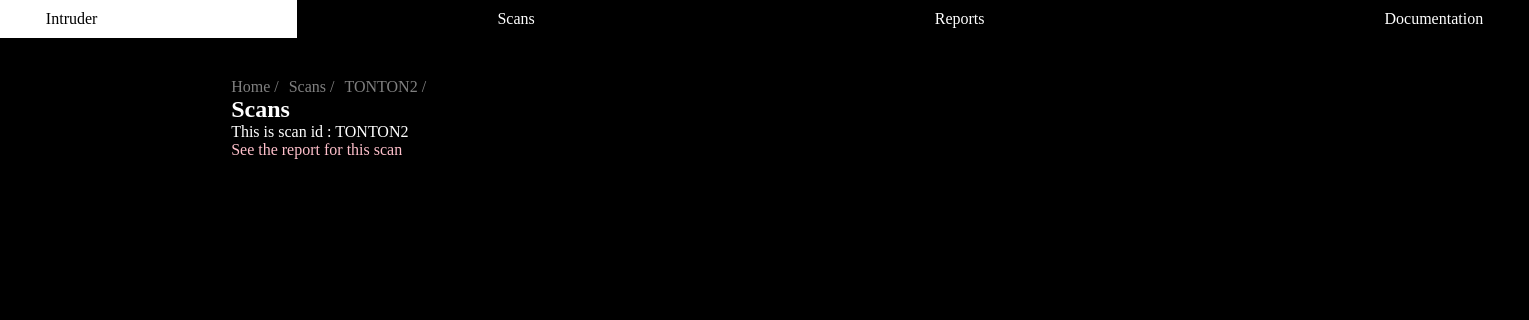
The app's page /home/scans/TONTON2, older data.
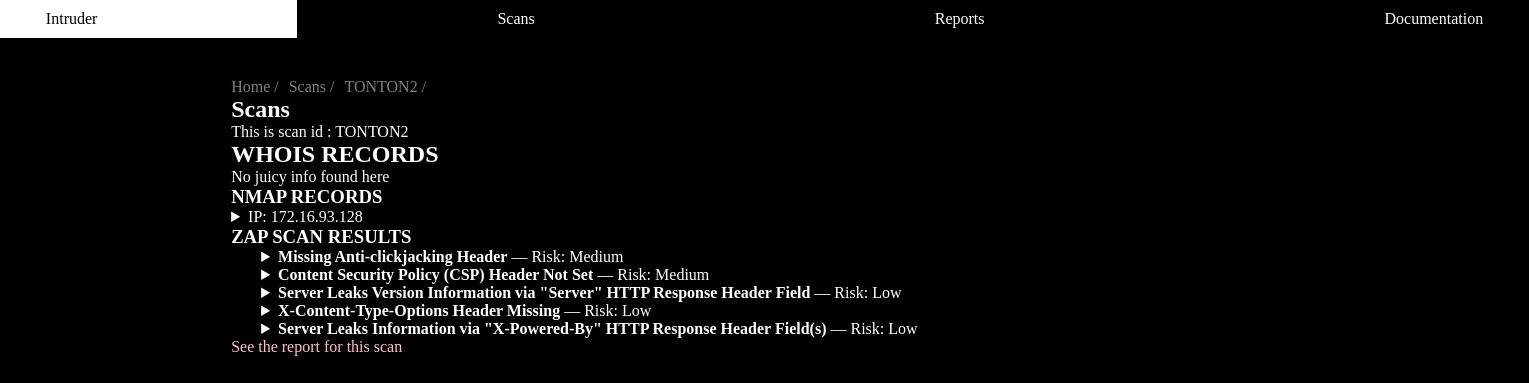
The same page, newer data.
### tables this page shows
CREATE TABLE PROCESSES (
                    id INTEGER PRIMARY KEY AUTOINCREMENT,
                    processType TEXT NOT NULL,
                    processOutput TEXT NOT NULL,
                    nameScan TEXT NOT NULL,
                    FOREIGN KEY(nameScan) REFERENCES SCANS(scanName)
                );

### app/main.py (the view)
@app.route("/home/scans/<scanName>")
def scanDetail(scanName):
    scanDetail = getScansDetails(DB_PATH, scanName)
    scanDetail = convertTuples(scanDetail)
    return render_template("scanBase.html", scan = scanName, scansContent = scanDetail)

### database/database.py (called while the page is built)
def getScansDetails(db_path='database.db', scanName="default"):
    try:
        with sqlite3.connect(db_path) as conn:
            cursor = conn.cursor()
            cursor.execute("SELECT * from PROCESSES where nameScan = ?", (scanName,))
            rows = cursor.fetchall()
            print(len(rows))
            return rows
    except sqlite3.Error as e:
        print(f"[!] Database error: {e}")
    except Exception as e:
        print(f"[!] Unexpected error: {e}")
    return ["default"]

### app/templates/scanBase.html (shortened to what this page needs)
<!DOCTYPE html>
<html lang="en">
<head>
    <link rel="stylesheet" href="{{ url_for('static', filename='style.css') }}">
</head>
<body>
    <header>
        <nav>
            <a href="/home">Intruder</a>
            <a href="/home/scans">Scans</a>
            <a href="/home/reports">Reports</a>
            <a href="/home/docs">Documentation</a>
        </nav>
    </header>
    <div id="main">
        <div id="filAriane">
            <a href="/home">Home /</a><a href="/home/scans">Scans /</a><a href="/home/scans/{{scan}}">{{scan}} /</a>
        </div>
        <h2>Scans</h2>
        <p>This is scan id : {{scan}}</p>
        <div id="whois">
            {% for detail in scansContent%}
                <div>
                    {% if detail[1] == 'whois'%}
                        <h2>WHOIS RECORDS</h2>
                        {%if detail[2]|length == 0%}
                        <p>No juicy info found here</p>
                        {% else %}
                        <p>{{detail[2]}}</p>
                        {% endif %}
                    {% endif %}
                    {% if detail[1] == 'nmap' %}
                        <h3>NMAP RECORDS</h3>
                        {% if detail[2]|length == 0 %}
                            <p>No juicy info found here</p>
                        {% else %}
                            {% set scan = detail[2][0] %}
                            <details>
                                <summary>IP: {{ scan["ip"] }}</summary>
                            </details>
                        {% endif %}
                    {% endif %}
                    {% if detail[1] == 'zap' %}
                        <h3>ZAP SCAN RESULTS</h3>
                        {% if detail[2]|length == 0 %}
                            <p>No findings reported.</p>
                        {% else %}
                            <ul>
                                {% for alert in detail[2] %}
                                    <li>
                                        <details>
                                            <summary><strong>{{ alert.name }}</strong> — Risk: {{ alert.risk }}</summary>
                                        </details>
                                    </li>
                                {% endfor %}
                            </ul>
                        {% endif %}
                    {% endif %}
                </div>
            {% endfor %}
            <a href="/home/scans/{{scan}}/reporting">See the report for this scan</a>
        </div>
    </div>
</body>
</html>

### app/static/style.css (style rules this page uses)
* { margin: 0; padding: 0; box-sizing: border-box; }
html { height: auto; width: 100%; display: flex; flex-direction: column; align-items: center; }
body { width: 75%; display: flex; flex-direction: column; justify-content: space-evenly; background-color: black; color: white; }
#main { padding: 40px; }
nav { display: flex; flex-direction: row; justify-content: center; position: sticky; top: 0; }
a { text-decoration: none; color: pink; }
nav a { padding: 10px; padding-left: 200px; padding-right: 200px; text-decoration: none; color: white; }
#filAriane { display: flex; flex-direction: row; gap: 10px; }
#filAriane a { text-decoration: none; color: gray; }

Row changes from the older to the newer data that the page shows:
added PROCESSES: processType "WHOIS RECORDS"
added PROCESSES: ip "172.16.93.128"
added PROCESSES: name "Missing Anti-clickjacking Header" "Content Security Policy (CSP) Header Not Set" "Server Leaks Version Information via \"Server\" HTTP Response Header Field" "X-Content-Type-Options Header Missing" "Server Leaks Information via \"X-Powered-By\" HTTP Response Header Field(s)", risk "Medium" "Medium" "Low" "Low" "Low"
